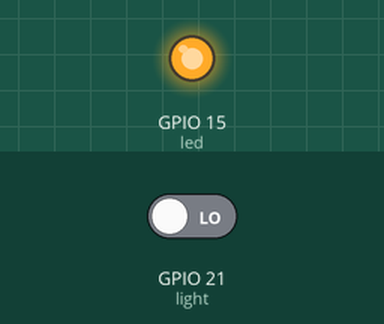
The program below on a simulated Raspberry Pi (BCM pin numbers). Shown: output pins drawn as LEDs (lit = HIGH). Inputs (shaded band) come from the test bench; at power-on: GPIO 21 (light) LOW.

Above: at 1.2 s.
1.3 s: GPIO 21 (light) driven HIGH
At 1.7 s:
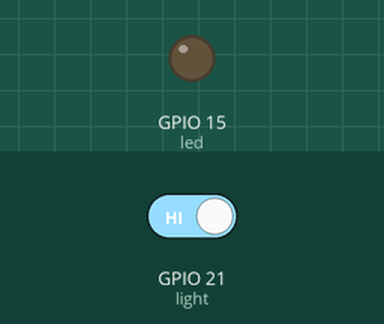
2.8 s: GPIO 21 (light) driven LOW
At 4.0 s:
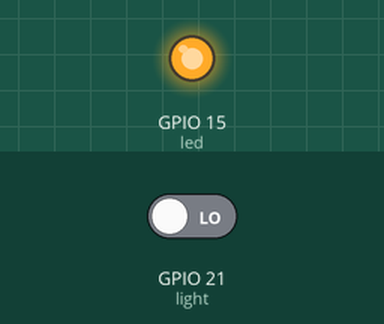
Timing chart, 0 to 5.8 s (numbered marks = the images above; inputs shaded):
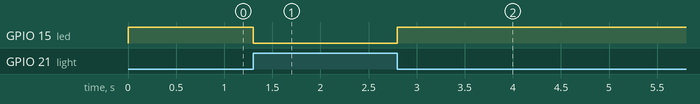

The program:

ldr_led.py
```python
import RPi.GPIO as GPIO
from gpiozero import LED
GPIO.setmode(GPIO.BCM)
GPIO.setup(21,GPIO.IN)
led = LED(15)
while True:
   light = (GPIO.input(21))
   if light == 0:
      led.on()
   else:
      led.off()
```

Measured:
- after the input at 1.3 s, GPIO 15 (led): HIGH → LOW at once
- after the input at 2.8 s, GPIO 15 (led): LOW → HIGH at once
